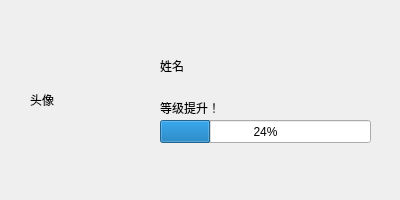
<?xml version="1.0" encoding="UTF-8"?>
<ui version="4.0">
 <class>gethit_exp</class>
 <widget class="QWidget" name="gethit_exp">
  <property name="geometry">
   <rect>
    <x>0</x>
    <y>0</y>
    <width>400</width>
    <height>200</height>
   </rect>
  </property>
  <property name="windowTitle">
   <string>Form</string>
  </property>
  <widget class="QLabel" name="background">
   <property name="geometry">
    <rect>
     <x>0</x>
     <y>0</y>
     <width>400</width>
     <height>200</height>
    </rect>
   </property>
   <property name="text">
    <string/>
   </property>
  </widget>
  <widget class="QLabel" name="lb_icon">
   <property name="geometry">
    <rect>
     <x>30</x>
     <y>40</y>
     <width>120</width>
     <height>120</height>
    </rect>
   </property>
   <property name="text">
    <string>头像</string>
   </property>
  </widget>
  <widget class="QLabel" name="lb_levelup">
   <property name="geometry">
    <rect>
     <x>160</x>
     <y>100</y>
     <width>131</width>
     <height>16</height>
    </rect>
   </property>
   <property name="text">
    <string>等级提升！</string>
   </property>
  </widget>
  <widget class="QLabel" name="lb_name">
   <property name="geometry">
    <rect>
     <x>160</x>
     <y>50</y>
     <width>91</width>
     <height>31</height>
    </rect>
   </property>
   <property name="text">
    <string>姓名</string>
   </property>
  </widget>
  <widget class="QProgressBar" name="ProBar_Exp">
   <property name="geometry">
    <rect>
     <x>160</x>
     <y>120</y>
     <width>211</width>
     <height>23</height>
    </rect>
   </property>
   <property name="value">
    <number>24</number>
   </property>
  </widget>
 </widget>
 <resources/>
 <connections/>
</ui>
